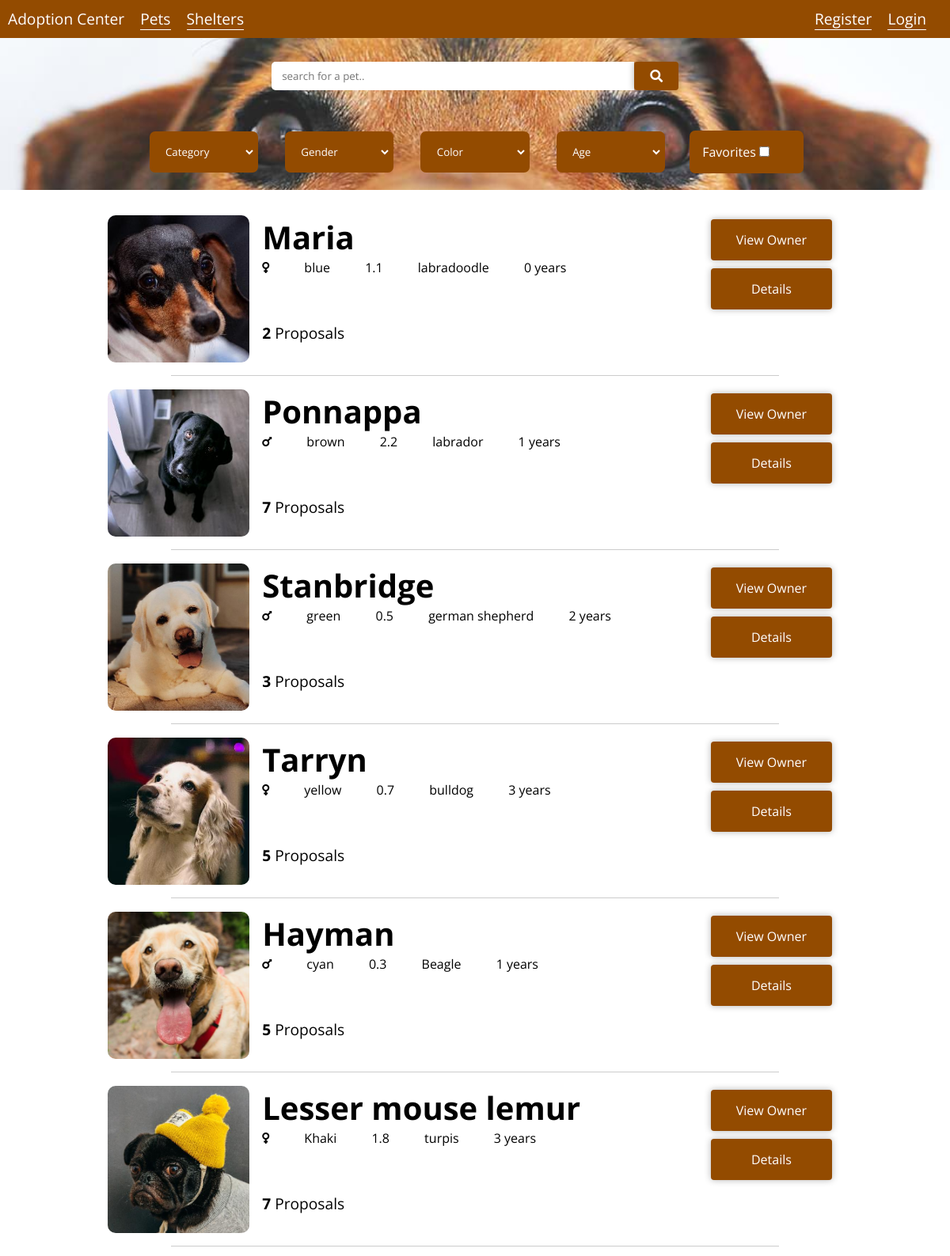
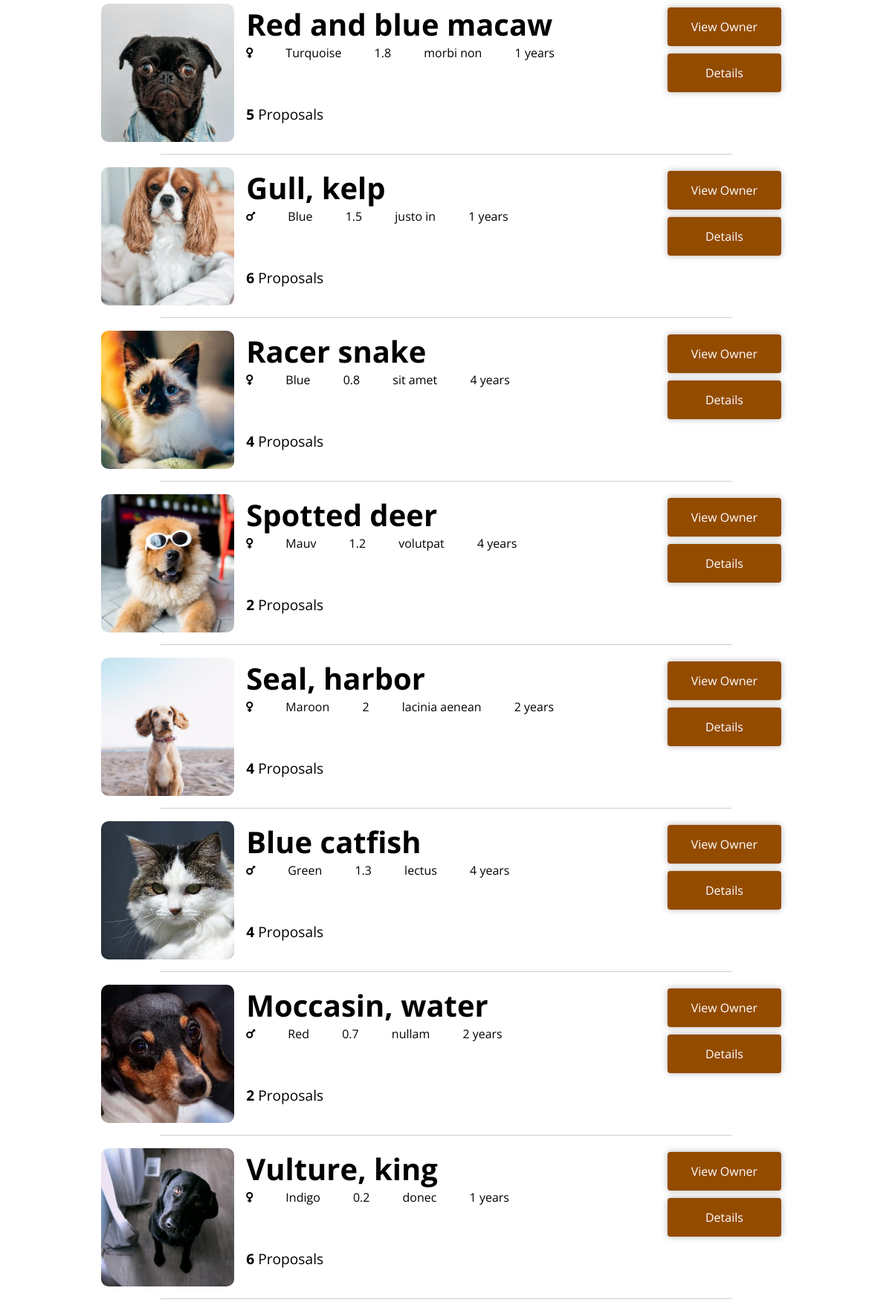
The page /pets_list.php (upper part) on the database its author committed (2 pictures, top to bottom).
### tables this page shows
CREATE TABLE Pets (
  pet_id    INTEGER PRIMARY KEY,
  name      VARCHAR,
  species   VARCHAR,
  size      FLOAT,
  color     VARCHAR,
  gender    INTEGER, -- (0 for male),
  info      VARCHAR,
  age       INTEGER,
  location  VARCHAR,
  state     VARCHAR -- Pets can be in several states (being prepared for adoption, prepared, proposal accepted, delivered, …).
);

### pets_list.php (called while the page is built, shortened)
<?php
include_once('database/connection.php');
include_once('database/pets.php');
$pets = getAllPets();
include('templates/common/header.php');
include('templates/common/navigation_bar.php');
include('templates/pets/pets_list.php');
include('templates/common/footer.php');

### database/pets.php (called while the page is built, shortened)
<?php
function getAllPets() {
    global $db;
    if ($stmt = $db->prepare('SELECT * FROM Pets')) {
        $stmt->execute();
        return $stmt->fetchAll();
    }
    else {
        printf('errno: %d, error: %s', $db->errorCode(), $db->errorInfo()[2]);
        die;
    }
}
function getNumberOfProposals($petID) {
    global $db;
    if ($stmt = $db->prepare('SELECT * FROM ProposalsUser WHERE pet_id = :id')) {
        $stmt->bindParam(':id', $petID);
        $stmt->execute();
        return count($stmt->fetchAll());
    }
    else {
        printf('errno: %d, error: %s', $db->errorCode(), $db->errorInfo()[2]);
        die;
    }
}
function getPetOwner($petID) {
    global $db;
    if ($stmt = $db->prepare('
        SELECT *
        FROM Pets, Users_Pets
        WHERE Pets.pet_id = :id
        AND Pets.pet_id = Users_Pets.pet_id')) {
        $stmt->bindParam(':id', $petID);
        $stmt->execute();
        $pets = $stmt->fetch();
        if (!empty($pets)) return [$pets['user_id'], "user"];
        $stmt = $db->prepare('
            SELECT *
            FROM Pets, Shelters_Pets
            WHERE Pets.pet_id = :id
            AND Pets.pet_id = Shelters_Pets.pet_id');
        $stmt->bindParam(':id', $petID);
        $stmt->execute();
        $pets = $stmt->fetch();
        return [$pets['shelter_id'], "shelter"];
    }
    else {
        printf('errno: %d, error: %s', $db->errorCode(), $db->errorInfo()[2]);
        die;
    }
}
function getImageByPetId($petID){
    global $db;
    if ($stmt = $db->prepare('SELECT * FROM Pets_Images WHERE pet_id = :id')) {
        $stmt->bindParam(':id', $petID);
        $stmt->execute();
        return $stmt->fetch()[0];
    }
    else {
        printf('errno: %d, error: %s', $db->errorCode(), $db->errorInfo()[2]);
        die;
    }
}

### templates/pets/pets_list.php (the view, shortened to what this page needs)
<section class="search" style="background-image: url('res/banner.jpg')">
    <form action="./pets_list.php" method="GET">
        <div id="search-wrap">
            <div id="search">
                <input type="text" autocomplete="off" name="search" placeholder="search for a pet..">
                <button type="submit"><i class="fas fa-search"></i></button>
            </div>
        </div>
        <select name="category">
            <option value="" disabled selected>Category</option>
        </select>
        <select name="gender">
            <option value="" disabled selected>Gender</option>
        </select>
        <select name="color">
            <option value="" disabled selected>Color</option>
        </select>
        <select name="age">
            <option value="" disabled selected>Age</option>
        </select>
        <label>Favorites
            <input type="checkbox" name="favorites">
        </label>
    </form>
</section>
<section class="pets-list">
    <?php
        $index=-1;
        foreach ($pets as $pet) { $index++; ?>
            <article class="pet-card">
                <a class="pet-image" href="pet_detail.php?id=<?= $pet['pet_id'] ?>" style="background-image: url('database/images/pets/thumbs_medium/<?= getImageByPetId($pet['pet_id']) ?>.jpg')"></a>
                <div class="pet-information">
                    <h1><?= $pet['name'] ?></h1>
                    <div class="pet-details">
                        <?php
                            if ($pet['gender'] == 0)
                                echo '<i class="fas fa-mars"></i>';
                            else
                                echo '<i class="fas fa-venus"></i>';
                        ?>
                        <span><?= $pet['color'] ?></span>
                        <span><?= $pet['size'] ?></span>
                        <span><?= $pet['species'] ?></span>
                        <span><?= $pet['age'] . ' years' ?></span>
                    </div>
                    <div class="pet-proposals">
                        <p><strong><?= getNumberOfProposals($pet['pet_id']) ?></strong> Proposals</p>
                    </div>
                </div>
                <div class="pet-links">
                    <?php
                        $owner = getPetOwner($pet['pet_id']);
                        if ($owner[1] == 'user')
                            echo '<a class="button" href="user_profile.php?id=' . $owner[0] . '">View Owner</a>';
                        else
                            echo '<a class="button" href="shelter_profile.php?id=' . $owner[0] . '">View Owner</a>';
                    ?>
                    <a class="button" href="pet_detail.php?id=<?= $pet['pet_id'] ?>">Details</a>
                </div>
            </article>
            <hr>
        <?php } ?>
</section>

### rows shown on the page
pets: name "Maria", gender 1 (drawn), color "blue", size "1.1", species "labradoodle", age "0", pet_id "2"
pets: name "Ponnappa", gender 0 (drawn), color "brown", size "2.2", species "labrador", age "1", pet_id "7"
pets: shows a picture, name "Stanbridge", gender 0 (drawn), color "green", size "0.5", species "german shepherd", age "2", pet_id "3"
pets: shows a picture, name "Tarryn", gender 1 (drawn), color "yellow", size "0.7", species "bulldog", age "3", pet_id "5"
pets: shows a picture, name "Hayman", gender 0 (drawn), color "cyan", size "0.3", species "Beagle", age "1", pet_id "5"
pets: shows a picture, name "Lesser mouse lemur", gender 1 (drawn), color "Khaki", size "1.8", species "turpis", age "3", pet_id "7"
pets: shows a picture, name "Red and blue macaw", gender 1 (drawn), color "Turquoise", size "1.8", species "morbi non", age "1", pet_id "5"
pets: shows a picture, name "Gull, kelp", gender 0 (drawn), color "Blue", size "1.5", species "justo in", age "1", pet_id "6"
pets: shows a picture, name "Racer snake", gender 1 (drawn), color "Blue", size "0.8", species "sit amet", age "4", pet_id "4"
pets: shows a picture, name "Spotted deer", gender 1 (drawn), color "Mauv", size "1.2", species "volutpat", age "4", pet_id "2"
pets: shows a picture, name "Seal, harbor", gender 1 (drawn), color "Maroon", size "2", species "lacinia aenean", age "2", pet_id "4"
pets: shows a picture, name "Blue catfish", gender 0 (drawn), color "Green", size "1.3", species "lectus", age "4", pet_id "4"
pets: name "Moccasin, water", gender 0 (drawn), color "Red", size "0.7", species "nullam", age "2", pet_id "2"
pets: name "Vulture, king", gender 1 (drawn), color "Indigo", size "0.2", species "donec", age "1", pet_id "6"
